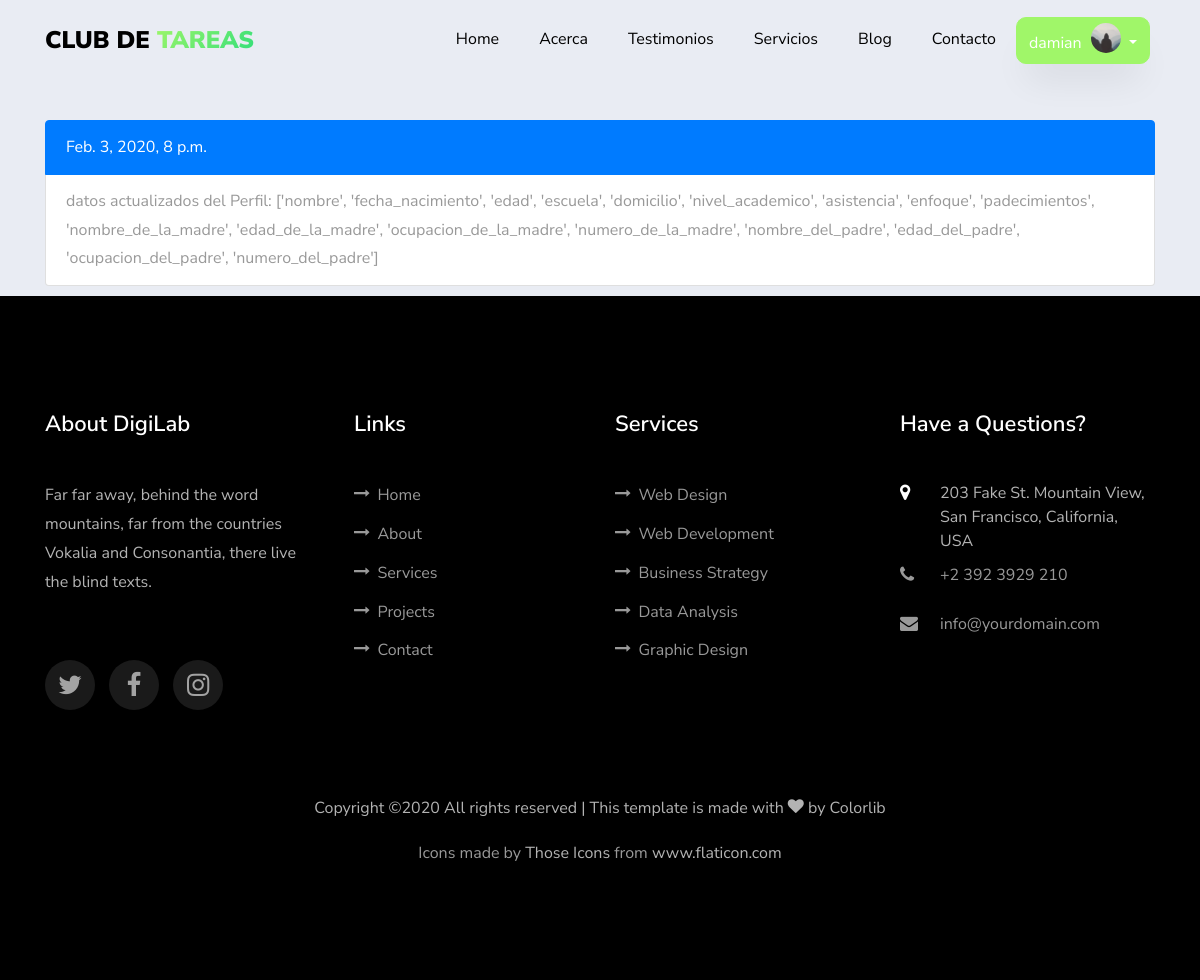
Before: /historial/ (signed in) with the older database file.
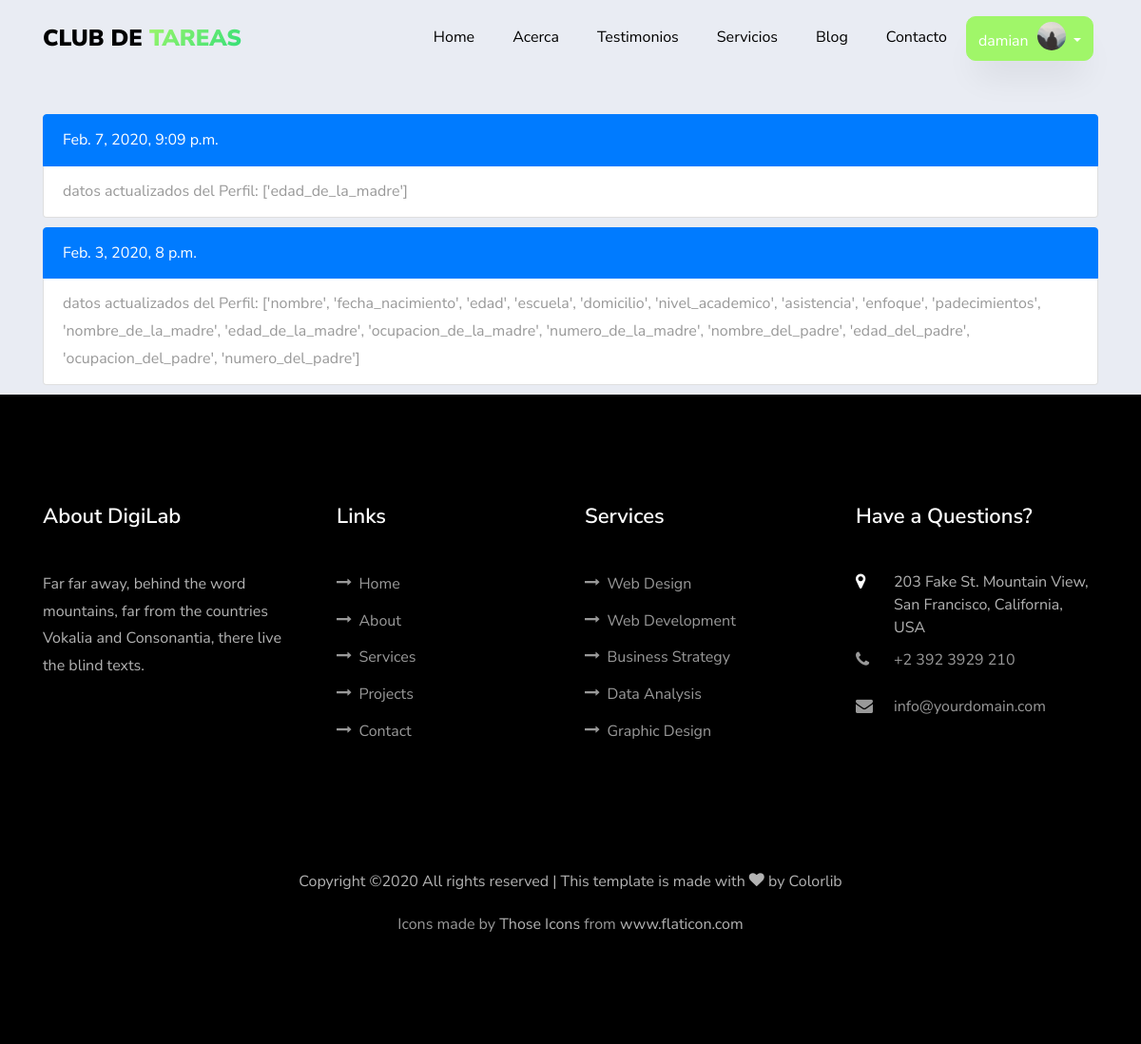
After: the same page with the newer database file.
### usuario/models.py (models this page shows, shortened)
class Usuario(AbstractBaseUser,PermissionsMixin):
    imagen       =  models.ImageField(default='default.jpg',upload_to='profile_pics')
    email        =  models.EmailField(max_length=60,unique=True,null=True, blank=True)
    username     =  models.CharField(max_length=30,unique=True)
    nombre       =  models.CharField(max_length=100)
    apellido     =  models.CharField(max_length=100)
    edad         =  models.IntegerField(blank=True, null=True)
    padecimientos = models.TextField(verbose_name="padecimientos",blank=True,null=True)
    asistencia = models.CharField(verbose_name="Días de asistencia",max_length=100,blank=True,null=True)
    enfoque = models.CharField(verbose_name="Area en la que guste que se enfocará la atención",max_length=100,blank=True, null=True)
    nombre_de_la_madre =  models.CharField(verbose_name="Nombre de la Madre",max_length=100,blank=True, null=True)
    edad_de_la_madre =  models.IntegerField(verbose_name="Edad",blank=True, null=True)
    ocupacion_de_la_madre = models.CharField(verbose_name="Ocupación",max_length=100,blank=True,null=True)
    numero_de_la_madre   =  models.IntegerField(verbose_name="Número de contacto",blank=True,null=True)
    nombre_del_padre =  models.CharField(verbose_name="Nombre del Padre",max_length=100,blank=True, null=True)
    edad_del_padre =  models.IntegerField(verbose_name="Edad",blank=True, null=True)
    ocupacion_del_padre = models.CharField(verbose_name="Ocupación",max_length=100,blank=True, null=True)
    numero_del_padre    =  models.IntegerField(verbose_name="Número de contacto",blank=True,null=True)
    fecha_nacimiento = models.DateField(verbose_name="Fecha de nacimiento",blank=True, null=True)
    escuela      =  models.CharField(verbose_name="Nombre de la escuela",max_length=60,blank=True, null=True)
    domicilio    =  models.CharField(verbose_name="Domicilio",max_length=150,blank=True, null=True)
    status_paquetes = models.BooleanField(verbose_name="¿Tiene Paquetes Activos?",default=False)
    NIVEL_STATUS = (
         ('k','Kinder'),
         ('p','Primaria'),
         ('s','Secundaria'),
         ('b','bachillerato'),
         ('u','universidad'))
    nivel_academico = models.CharField(max_length=1,choices=NIVEL_STATUS,blank=True,verbose_name='Nivel académico del alumno')
    date_joined  =  models.DateTimeField(verbose_name="Fecha de ingreso",auto_now_add=True)
    last_login   =  models.DateTimeField(verbose_name="Ultima fecha de Sesión",auto_now=True)
    is_admin     =  models.BooleanField(verbose_name="¿Es Administrador?",default=False)
    is_active    =  models.BooleanField(verbose_name="¿Esta Acivo?",default=True)
    is_staff     =  models.BooleanField(verbose_name="¿Es parte del Staff?",default=False)
    is_superuser =  models.BooleanField(verbose_name="¿Es Super Usuario?",default=False)
    USERNAME_FIELD  = "username"
    REQUIRED_FIELDS = ["nombre","apellido"]
    objects = MyUsuarioManager()

### app/models.py (models this page shows)
class Historial_User(models.Model):
      mensaje = models.CharField(max_length=200)
      usuario = models.ForeignKey(settings.AUTH_USER_MODEL,related_name="historial",on_delete=models.CASCADE,null=True)
      fecha = models.DateTimeField(auto_now_add=True,null=True)
      class Meta:
          verbose_name_plural= "Actividad de los Usuarios"

### app/views.py (the view)
# urls.py: path('historial/',views.historial,name='historial'),
@login_required
def historial(request):
    historial = request.user.historial.all().order_by('-fecha')
    context = {
    'historial': historial
    }
    return render(request,'app/historial.html',context)

### app/templates/app/historial.html (shortened to what this page needs)
{% extends 'main/base.html' %}
{% load static %}
{% block content %}
<section>
  <div class="container">
    <div class="row"  style="margin-top:120px">
        <div class="col-md-12 ftco-animate">
          {% if historial %}
              {% for instancia in historial %}
              <ul class="list-group" style="padding-bottom: 10px">
                    <li class="list-group-item active">{{instancia.fecha }}</li>
                    <li class="list-group-item">{{ instancia.mensaje}}</li>
              </ul>
              {% endfor %}
          {% else %}
          <ul class="list-group" style="padding-bottom: 80px">
                <li class="list-group-item">Los campos de Perfil no han sido actualizados</li>
          </ul>
          {% endif%}
        </div>
        </div>
    </div>
</section>
{% endblock content%}

### templates/main/base.html (shortened to what this page needs)
{% load static %}
{% load notifications_tags %}
{% notifications_unread as unread_count %}
<!DOCTYPE html>
<html lang="en">
  <head>
    <link rel="stylesheet" href="https://stackpath.bootstrapcdn.com/font-awesome/4.7.0/css/font-awesome.min.css">
    <link rel="stylesheet" href="{% static 'main/css/open-iconic-bootstrap.min.css'%}">
    <link rel="stylesheet" href="{% static 'main/css/animate.css'%}">
    <link rel="stylesheet" href="{% static 'main/css/search.css'%}">
    <link rel="stylesheet" href="{% static 'main/css/owl.carousel.min.css'%}">
    <link rel="stylesheet" href="{% static 'main/css/owl.theme.default.min.css'%}">
    <link rel="stylesheet" href="{% static 'main/css/magnific-popup.css'%}">
    <link rel="stylesheet" href="{% static 'main/css/aos.css'%}">
    <link rel="stylesheet" href="{% static 'main/css/ionicons.min.css'%}">
    <link rel="stylesheet" href="{% static 'main/css/flaticon.css' %}">
    <link rel="stylesheet" href="{% static 'main/css/icomoon.css' %}">
    <link rel="stylesheet" href="{% static 'main/css/style.css' %}">
    <link rel="stylesheet" href="{% static 'main/css/fix.css' %}">
  </head>
  <body  data-target=".site-navbar-target" data-offset="300">
  <nav class="navbar navbar-expand-lg navbar-dark ftco_navbar bg-dark ftco-navbar-light site-navbar-target" id="ftco-navbar">
	    <div class="container">
	      <a class="navbar-brand" href="{% url 'blog:home' %}" >Club de <span>Tareas</span></a>
	      <div class="collapse navbar-collapse" id="ftco-nav">
	        <ul class="navbar-nav nav ml-auto" style="text-align:center">
	          <li class="nav-item"><a href="{% url 'blog:home' %}" class="nav-link"><span>Home</span></a></li>
	          <li class="nav-item"><a href="{% url 'blog:about' %}"  class="nav-link"><span>Acerca</span></a></li>
	          <li class="nav-item"><a href="{% url 'blog:testimony' %}"  class="nav-link"><span>Testimonios</span></a></li>
	          <li class="nav-item"><a href="{% url 'app:services' %}" class="nav-link"><span>Servicios</span></a></li>
            <li class="nav-item"><a href="{% url 'blog:blog' %}" class="nav-link"><span>Blog</span></a></li>
            <li class="nav-item"><a href="{% url 'blog:contact' %}" class="nav-link"><span>Contacto</span></a></li>
          </ul>
          <ul class="nav navbar-nav navbar-right" style="text-align: right">
            {% if request.user.is_authenticated %}
            <div class="dropdown" style="padding-right:5px;">
                    <a style="border-radius: 10px 10px 10px 10px !important;
                             -moz-border-radius: 10px 10px 10px 10px;
                             -webkit-border-radius: 10px 10px 10px 10px;padding-bottom:0; padding-top:0"
                      class="btn btn-secondary dropdown-toggle" href="#" role="button" id="dropdownMenuLink" data-toggle="dropdown" aria-haspopup="true" aria-expanded="false">
                       <div style="display: inline-block;line-height: 2.5em">{{ request.user.username }}</div>
                          <div class="inset" style="margin-left: 5px;display: inline-block;">
                            <img src="{{ request.user.imagen.url }}">
                          </div>
                    </a>
              </div>
            {% else %}
              <li class="nav-item"><a href="{% url 'app:login' %}"  class="nav-link"><span>Login</span></a></li>
            </ul>
          {% endif %}
	      </div>
	    </div>
	  </nav>
    {% block content %}{% endblock %}
    <footer class="ftco-footer ftco-section">
      <div class="container">
        <div class="row mb-5">
          <div class="col-md">
            <div class="ftco-footer-widget mb-4">
              <h2 class="ftco-heading-2">About DigiLab</h2>
              <p>Far far away, behind the word mountains, far from the countries Vokalia and Consonantia, there live the blind texts.</p>
              <ul class="ftco-footer-social list-unstyled float-md-left float-lft mt-5">
                <li class="ftco-animate"><a href="#"><span class="icon-twitter"></span></a></li>
                <li class="ftco-animate"><a href="#"><span class="icon-facebook"></span></a></li>
                <li class="ftco-animate"><a href="#"><span class="icon-instagram"></span></a></li>
              </ul>
            </div>
          </div>
          <div class="col-md">
            <div class="ftco-footer-widget mb-4 ml-md-4">
              <h2 class="ftco-heading-2">Links</h2>
              <ul class="list-unstyled">
                <li><a href="#"><span class="icon-long-arrow-right mr-2"></span>Home</a></li>
                <li><a href="#"><span class="icon-long-arrow-right mr-2"></span>About</a></li>
                <li><a href="#"><span class="icon-long-arrow-right mr-2"></span>Services</a></li>
                <li><a href="#"><span class="icon-long-arrow-right mr-2"></span>Projects</a></li>
                <li><a href="#"><span class="icon-long-arrow-right mr-2"></span>Contact</a></li>
              </ul>
            </div>
          </div>
          <div class="col-md">
             <div class="ftco-footer-widget mb-4">
              <h2 class="ftco-heading-2">Services</h2>
              <ul class="list-unstyled">
                <li><a href="#"><span class="icon-long-arrow-right mr-2"></span>Web Design</a></li>
                <li><a href="#"><span class="icon-long-arrow-right mr-2"></span>Web Development</a></li>
                <li><a href="#"><span class="icon-long-arrow-right mr-2"></span>Business Strategy</a></li>
                <li><a href="#"><span class="icon-long-arrow-right mr-2"></span>Data Analysis</a></li>
                <li><a href="#"><span class="icon-long-arrow-right mr-2"></span>Graphic Design</a></li>
              </ul>
            </div>
          </div>
          <div class="col-md">
            <div class="ftco-footer-widget mb-4">
            	<h2 class="ftco-heading-2">Have a Questions?</h2>
            	<div class="block-23 mb-3">
	              <ul>
	                <li><span class="icon icon-map-marker"></span><span class="text">203 Fake St. Mountain View, San Francisco, California, USA</span></li>
	                <li><a href="#"><span class="icon icon-phone"></span><span class="text">+2 392 3929 210</span></a></li>
	                <li><a href="#"><span class="icon icon-envelope"></span><span class="text">info@yourdomain.com</span></a></li>
	              </ul>
	            </div>
            </div>
          </div>
        </div>
        <div class="row">
          <div class="col-md-12 text-center">
            <p>
  Copyright &copy;<script>document.write(new Date().getFullYear());</script> All rights reserved | This template is made with <i class="icon-heart color-danger" aria-hidden="true"></i> by <a href="https://colorlib.com" target="_blank">Colorlib</a>
  </p>
        Icons made by <a href="https://www.flaticon.com/authors/those-icons" title="Those Icons">Those Icons</a> from <a href="https://www.flaticon.com/" title="Flaticon"> www.flaticon.com</a>
          </div>
        </div>
      </div>
    </footer>
  </body>
</html>

### static/main/css/icomoon.css (style rules this page uses)
[class^="icon-"], [class*=" icon-"] { font-family: 'icomoon' !important; speak: none; font-style: normal; font-weight: normal; font-variant: normal; text-transform: none; line-height: 1; -webkit-font-smoothing: antialiased; -moz-osx-font-smoothing: grayscale; }
.icon-heart:before { content: "\f004"; }
.icon-map-marker:before { content: "\f041"; }
.icon-phone:before { content: "\f095"; }
.icon-envelope:before { content: "\f0e0"; }
.icon-long-arrow-right:before { content: "\f178"; }

### static/main/css/fix.css (style rules this page uses)
body { background:#e9ecf3; }
.inset { width: 30px; height: 30px; border-radius: 50%; background-color: transparent !important; z-index: 999; padding-top: 5px; }
.inset img { border-radius: inherit; width: inherit; height: inherit; display: block; position: relative; z-index: 998; }

Changed rows visible on the page:
added Historial_User: fecha "Feb. 7, 2020, 9:09 p.m.", mensaje "datos actualizados del Perfil: ['edad_de_la_madre']"
